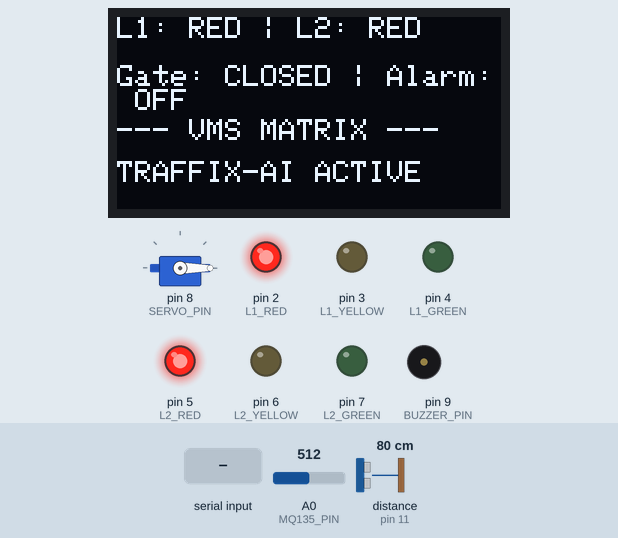
Simulated run of this sketch. Board: Arduino Uno, built with avr-gcc and run on an emulated ATmega328P. Shown: servo, 128×64 one-colour display, output pins drawn as LEDs (lit = HIGH), buzzer (waves = sounding, pin HIGH). Wiring (inferred from the names in the program): ultrasonic range finder: trigger pin 10; echo pin 11. The inputs (shaded band) are chosen by the test bench; at power-on: A0 (MQ135_PIN) = 512, distance to the obstacle (sensor on pin 11) 80 cm. The echo pulse lasts 58.3 µs per cm; pins used as bus, display or sensor lines are not drawn; what the sketch prints to the serial monitor is not drawn.

Above: at 2.6 s.
2.7 s: "GATE:OPEN\n" received over Serial
At 5.1 s:
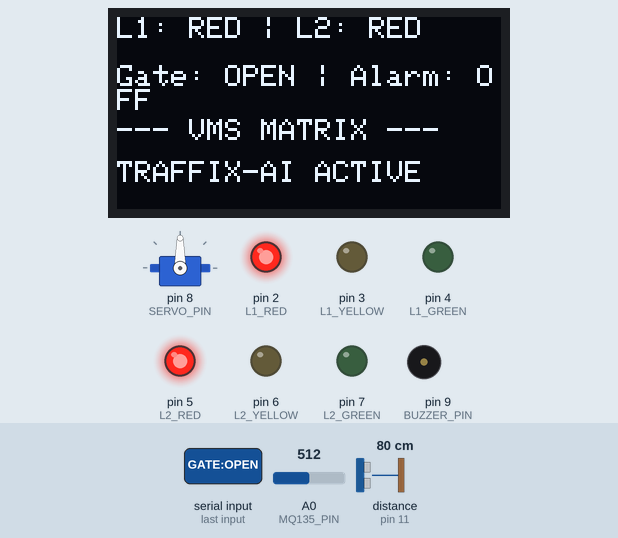
5.5 s: "ALARM:ON\n" received over Serial
At 6.7 s:
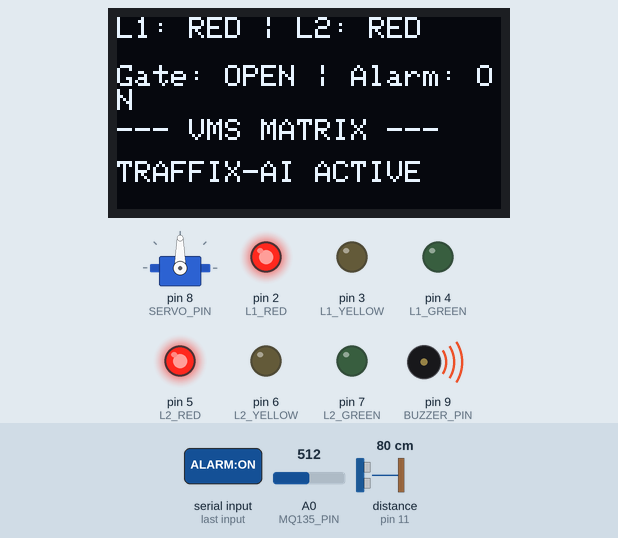
7.5 s: "ALARM:OFF\n" received over Serial
At 7.9 s:
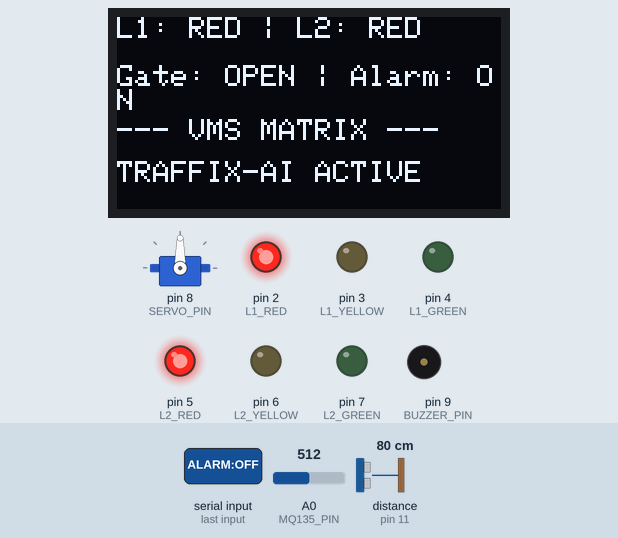
Timing chart, 0 to 10.5 s (numbered marks = the images above; inputs shaded):
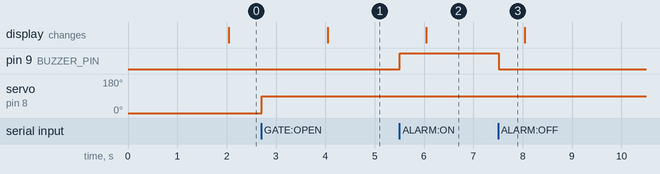

The sketch:

arduino_traffic_controller.ino
```cpp
/*
  TraffixAI - Arduino / ESP32 Smart City Traffic Signal & Hardware Controller
  Official Microcontroller Firmware for SIH 2026

  Hardware Supported:
  - Traffic Signal LEDs (Lane 1 & Lane 2 Red/Yellow/Green)
  - Servo Motor Barrier Gate (Pin 8)
  - Piezo Alarm Buzzer & Strobe Relay (Pin 9)
  - I2C SSD1306 OLED Display (0x3C SDA/SCL) for Junction Status & Signal Timer
  - VMS (Variable Message Sign) Serial Driver
  - MQ-135 Environmental Air Quality / Gas Sensor (Pin A0)
  - HC-SR04 Ultrasonic Vehicle Proximity Sensor (Pins 10 & 11)
*/

#include <Wire.h>
#include <Servo.h>
#include <Adafruit_GFX.h>
#include <Adafruit_SSD1306.h>

#define SCREEN_WIDTH 128
#define SCREEN_HEIGHT 64
Adafruit_SSD1306 display(SCREEN_WIDTH, SCREEN_HEIGHT, &Wire, -1);

// Pin Definitions
const int L1_RED = 2;
const int L1_YELLOW = 3;
const int L1_GREEN = 4;

const int L2_RED = 5;
const int L2_YELLOW = 6;
const int L2_GREEN = 7;

const int SERVO_PIN = 8;
const int BUZZER_PIN = 9;

const int ULTRASONIC_TRIG = 10;
const int ULTRASONIC_ECHO = 11;
const int MQ135_PIN = A0;

Servo barrierGate;

// System States
String l1_state = "RED";
String l2_state = "RED";
bool alarm_active = false;
bool gate_open = false;
String vms_message = "TRAFFIX-AI ACTIVE";

void setup() {
  Serial.begin(9600);

  // Setup Pin Modes
  pinMode(L1_RED, OUTPUT);
  pinMode(L1_YELLOW, OUTPUT);
  pinMode(L1_GREEN, OUTPUT);

  pinMode(L2_RED, OUTPUT);
  pinMode(L2_YELLOW, OUTPUT);
  pinMode(L2_GREEN, OUTPUT);

  pinMode(BUZZER_PIN, OUTPUT);
  pinMode(ULTRASONIC_TRIG, OUTPUT);
  pinMode(ULTRASONIC_ECHO, INPUT);

  barrierGate.attach(SERVO_PIN);
  barrierGate.write(0); // Gate closed

  // Initial LED State
  digitalWrite(L1_RED, HIGH);
  digitalWrite(L2_RED, HIGH);

  // Initialize OLED Display
  if (display.begin(SSD1306_SWITCHCAPVCC, 0x3C)) {
    display.clearDisplay();
    display.setTextSize(1);
    display.setTextColor(SSD1306_WHITE);
    display.setCursor(10, 10);
    display.println(F("TRAFFIX-AI EDGE"));
    display.setCursor(10, 25);
    display.println(F("HARDWARE ACTIVE"));
    display.display();
  }

  Serial.println("SYSTEM_READY");
}

void loop() {
  // Read PySerial Commands from Python Edge Backend
  if (Serial.available() > 0) {
    String command = Serial.readStringUntil('\n');
    command.trim();
    parseCommand(command);
  }

  // Periodic Telemetry Reporting (Air Quality & Proximity)
  static unsigned long lastReport = 0;
  if (millis() - lastReport > 2000) {
    lastReport = millis();
    reportTelemetry();
    updateOLED();
  }
}

void parseCommand(String cmd) {
  if (cmd.startsWith("L1:")) {
    if (cmd.indexOf("GREEN") != -1) setL1("GREEN");
    else if (cmd.indexOf("YELLOW") != -1) setL1("YELLOW");
    else setL1("RED");

    if (cmd.indexOf("L2:GREEN") != -1) setL2("GREEN");
    else if (cmd.indexOf("L2:YELLOW") != -1) setL2("YELLOW");
    else setL2("RED");
  }
  else if (cmd == "ALARM:ON") {
    alarm_active = true;
    digitalWrite(BUZZER_PIN, HIGH);
  }
  else if (cmd == "ALARM:OFF") {
    alarm_active = false;
    digitalWrite(BUZZER_PIN, LOW);
  }
  else if (cmd == "GATE:OPEN") {
    gate_open = true;
    barrierGate.write(90);
  }
  else if (cmd == "GATE:CLOSE") {
    gate_open = false;
    barrierGate.write(0);
  }
  else if (cmd.startsWith("VMS:")) {
    vms_message = cmd.substring(4);
  }
}

void setL1(String state) {
  l1_state = state;
  digitalWrite(L1_RED, LOW);
  digitalWrite(L1_YELLOW, LOW);
  digitalWrite(L1_GREEN, LOW);

  if (state == "GREEN") digitalWrite(L1_GREEN, HIGH);
  else if (state == "YELLOW") digitalWrite(L1_YELLOW, HIGH);
  else digitalWrite(L1_RED, HIGH);
}

void setL2(String state) {
  l2_state = state;
  digitalWrite(L2_RED, LOW);
  digitalWrite(L2_YELLOW, LOW);
  digitalWrite(L2_GREEN, LOW);

  if (state == "GREEN") digitalWrite(L2_GREEN, HIGH);
  else if (state == "YELLOW") digitalWrite(L2_YELLOW, HIGH);
  else digitalWrite(L2_RED, HIGH);
}

void updateOLED() {
  display.clearDisplay();
  display.setTextSize(1);
  display.setTextColor(SSD1306_WHITE);

  display.setCursor(0, 0);
  display.print(F("L1: ")); display.print(l1_state);
  display.print(F(" | L2: ")); display.println(l2_state);

  display.setCursor(0, 16);
  display.print(F("Gate: ")); display.print(gate_open ? "OPEN" : "CLOSED");
  display.print(F(" | Alarm: ")); display.println(alarm_active ? "ON" : "OFF");

  display.setCursor(0, 34);
  display.println(F("--- VMS MATRIX ---"));
  display.setCursor(0, 48);
  display.println(vms_message);

  display.display();
}

void reportTelemetry() {
  int air_quality_raw = analogRead(MQ135_PIN);
  float co2_estimate_ppm = (air_quality_raw / 1024.0) * 800.0 + 350.0;

  // Measure Ultrasonic Distance
  digitalWrite(ULTRASONIC_TRIG, LOW);
  delayMicroseconds(2);
  digitalWrite(ULTRASONIC_TRIG, HIGH);
  delayMicroseconds(10);
  digitalWrite(ULTRASONIC_TRIG, LOW);
  long duration = pulseIn(ULTRASONIC_ECHO, HIGH, 20000);
  float distance_cm = (duration > 0) ? (duration * 0.0343 / 2.0) : 400.0;

  Serial.print("TELEMETRY:");
  Serial.print("CO2:"); Serial.print(co2_estimate_ppm);
  Serial.print(",DIST:"); Serial.print(distance_cm);
  Serial.print(",L1:"); Serial.print(l1_state);
  Serial.print(",L2:"); Serial.println(l2_state);
}
```

Measured:
- after the input at 2.7 s, servo on pin 8 (SERVO_PIN): 0° → 90° at once; the display: changes after 1.3 s (image 1)
- after the input at 5.5 s, pin 9 (BUZZER_PIN): LOW → HIGH at once; the display: changes after 0.55 s (image 2)
- after the input at 7.5 s, pin 9 (BUZZER_PIN): HIGH → LOW at once
